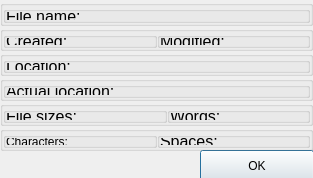
<?xml version="1.0" encoding="UTF-8"?>
<ui version="4.0">
 <class>FileInfo</class>
 <widget class="QDialog" name="FileInfo">
  <property name="geometry">
   <rect>
    <x>0</x>
    <y>0</y>
    <width>313</width>
    <height>178</height>
   </rect>
  </property>
  <property name="windowTitle">
   <string>Dialog</string>
  </property>
  <widget class="QPushButton" name="pushButton">
   <property name="geometry">
    <rect>
     <x>200</x>
     <y>150</y>
     <width>114</width>
     <height>32</height>
    </rect>
   </property>
   <property name="text">
    <string>OK</string>
   </property>
  </widget>
  <widget class="QWidget" name="">
   <property name="geometry">
    <rect>
     <x>0</x>
     <y>0</y>
     <width>313</width>
     <height>151</height>
    </rect>
   </property>
   <layout class="QVBoxLayout" name="verticalLayout">
    <property name="spacing">
     <number>0</number>
    </property>
    <item>
     <widget class="QGroupBox" name="groupBox_23">
      <property name="title">
       <string/>
      </property>
      <layout class="QHBoxLayout" name="horizontalLayout_23">
       <property name="spacing">
        <number>0</number>
       </property>
       <property name="margin">
        <number>0</number>
       </property>
       <item>
        <widget class="QGroupBox" name="groupBox_24">
         <property name="title">
          <string/>
         </property>
         <layout class="QHBoxLayout" name="horizontalLayout_24">
          <property name="margin">
           <number>0</number>
          </property>
          <item>
           <widget class="QLabel" name="label_15">
            <property name="font">
             <font>
              <pointsize>12</pointsize>
             </font>
            </property>
            <property name="text">
             <string>File name:</string>
            </property>
           </widget>
          </item>
          <item>
           <widget class="QLabel" name="label_34">
            <property name="minimumSize">
             <size>
              <width>200</width>
              <height>0</height>
             </size>
            </property>
            <property name="maximumSize">
             <size>
              <width>200</width>
              <height>16777215</height>
             </size>
            </property>
            <property name="font">
             <font>
              <pointsize>12</pointsize>
             </font>
            </property>
            <property name="text">
             <string/>
            </property>
           </widget>
          </item>
         </layout>
        </widget>
       </item>
      </layout>
     </widget>
    </item>
    <item>
     <widget class="QGroupBox" name="groupBox_7">
      <property name="title">
       <string/>
      </property>
      <layout class="QHBoxLayout" name="horizontalLayout_7">
       <property name="spacing">
        <number>0</number>
       </property>
       <property name="margin">
        <number>0</number>
       </property>
       <item>
        <widget class="QGroupBox" name="groupBox_9">
         <property name="title">
          <string/>
         </property>
         <layout class="QHBoxLayout" name="horizontalLayout_9">
          <property name="margin">
           <number>0</number>
          </property>
          <item>
           <widget class="QLabel" name="label_6">
            <property name="font">
             <font>
              <pointsize>12</pointsize>
             </font>
            </property>
            <property name="text">
             <string>Created:</string>
            </property>
           </widget>
          </item>
          <item>
           <widget class="QLabel" name="label_25">
            <property name="minimumSize">
             <size>
              <width>80</width>
              <height>0</height>
             </size>
            </property>
            <property name="maximumSize">
             <size>
              <width>80</width>
              <height>16777215</height>
             </size>
            </property>
            <property name="font">
             <font>
              <pointsize>12</pointsize>
             </font>
            </property>
            <property name="text">
             <string/>
            </property>
           </widget>
          </item>
         </layout>
        </widget>
       </item>
       <item>
        <widget class="QGroupBox" name="groupBox_8">
         <property name="title">
          <string/>
         </property>
         <layout class="QHBoxLayout" name="horizontalLayout_8">
          <property name="margin">
           <number>0</number>
          </property>
          <item>
           <widget class="QLabel" name="label_5">
            <property name="font">
             <font>
              <pointsize>12</pointsize>
             </font>
            </property>
            <property name="text">
             <string>Modified:</string>
            </property>
           </widget>
          </item>
          <item>
           <widget class="QLabel" name="label_24">
            <property name="minimumSize">
             <size>
              <width>80</width>
              <height>0</height>
             </size>
            </property>
            <property name="maximumSize">
             <size>
              <width>80</width>
              <height>16777215</height>
             </size>
            </property>
            <property name="font">
             <font>
              <pointsize>12</pointsize>
             </font>
            </property>
            <property name="text">
             <string/>
            </property>
           </widget>
          </item>
         </layout>
        </widget>
       </item>
      </layout>
     </widget>
    </item>
    <item>
     <widget class="QGroupBox" name="groupBox_19">
      <property name="title">
       <string/>
      </property>
      <layout class="QHBoxLayout" name="horizontalLayout_19">
       <property name="spacing">
        <number>0</number>
       </property>
       <property name="margin">
        <number>0</number>
       </property>
       <item>
        <widget class="QGroupBox" name="groupBox_20">
         <property name="title">
          <string/>
         </property>
         <layout class="QHBoxLayout" name="horizontalLayout_20">
          <property name="margin">
           <number>0</number>
          </property>
          <item>
           <widget class="QLabel" name="label_13">
            <property name="font">
             <font>
              <pointsize>12</pointsize>
             </font>
            </property>
            <property name="text">
             <string>Location:</string>
            </property>
           </widget>
          </item>
          <item>
           <widget class="QLabel" name="label_32">
            <property name="minimumSize">
             <size>
              <width>200</width>
              <height>0</height>
             </size>
            </property>
            <property name="maximumSize">
             <size>
              <width>200</width>
              <height>16777215</height>
             </size>
            </property>
            <property name="font">
             <font>
              <pointsize>12</pointsize>
             </font>
            </property>
            <property name="text">
             <string/>
            </property>
           </widget>
          </item>
         </layout>
        </widget>
       </item>
      </layout>
     </widget>
    </item>
    <item>
     <widget class="QGroupBox" name="groupBox_21">
      <property name="title">
       <string/>
      </property>
      <layout class="QHBoxLayout" name="horizontalLayout_21">
       <property name="spacing">
        <number>0</number>
       </property>
       <property name="margin">
        <number>0</number>
       </property>
       <item>
        <widget class="QGroupBox" name="groupBox_22">
         <property name="title">
          <string/>
         </property>
         <layout class="QHBoxLayout" name="horizontalLayout_22">
          <property name="margin">
           <number>0</number>
          </property>
          <item>
           <widget class="QLabel" name="label_14">
            <property name="font">
             <font>
              <pointsize>12</pointsize>
             </font>
            </property>
            <property name="text">
             <string>Actual location:</string>
            </property>
           </widget>
          </item>
          <item>
           <widget class="QLabel" name="label_33">
            <property name="minimumSize">
             <size>
              <width>200</width>
              <height>0</height>
             </size>
            </property>
            <property name="maximumSize">
             <size>
              <width>200</width>
              <height>16777215</height>
             </size>
            </property>
            <property name="font">
             <font>
              <pointsize>12</pointsize>
             </font>
            </property>
            <property name="text">
             <string/>
            </property>
           </widget>
          </item>
         </layout>
        </widget>
       </item>
      </layout>
     </widget>
    </item>
    <item>
     <widget class="QGroupBox" name="groupBox_10">
      <property name="title">
       <string/>
      </property>
      <layout class="QHBoxLayout" name="horizontalLayout_10">
       <property name="spacing">
        <number>0</number>
       </property>
       <property name="margin">
        <number>0</number>
       </property>
       <item>
        <widget class="QGroupBox" name="groupBox_11">
         <property name="title">
          <string/>
         </property>
         <layout class="QHBoxLayout" name="horizontalLayout_11">
          <property name="margin">
           <number>0</number>
          </property>
          <item>
           <widget class="QLabel" name="label_7">
            <property name="font">
             <font>
              <pointsize>12</pointsize>
             </font>
            </property>
            <property name="text">
             <string>File sizes:</string>
            </property>
           </widget>
          </item>
          <item>
           <widget class="QLabel" name="label_26">
            <property name="minimumSize">
             <size>
              <width>80</width>
              <height>0</height>
             </size>
            </property>
            <property name="maximumSize">
             <size>
              <width>80</width>
              <height>16777215</height>
             </size>
            </property>
            <property name="text">
             <string/>
            </property>
           </widget>
          </item>
         </layout>
        </widget>
       </item>
       <item>
        <widget class="QGroupBox" name="groupBox_12">
         <property name="title">
          <string/>
         </property>
         <layout class="QHBoxLayout" name="horizontalLayout_12">
          <property name="margin">
           <number>0</number>
          </property>
          <item>
           <widget class="QLabel" name="label_8">
            <property name="font">
             <font>
              <pointsize>12</pointsize>
             </font>
            </property>
            <property name="text">
             <string>Words:</string>
            </property>
           </widget>
          </item>
          <item>
           <widget class="QLabel" name="label_27">
            <property name="minimumSize">
             <size>
              <width>80</width>
              <height>0</height>
             </size>
            </property>
            <property name="maximumSize">
             <size>
              <width>80</width>
              <height>16777215</height>
             </size>
            </property>
            <property name="font">
             <font>
              <pointsize>12</pointsize>
             </font>
            </property>
            <property name="text">
             <string/>
            </property>
           </widget>
          </item>
         </layout>
        </widget>
       </item>
      </layout>
     </widget>
    </item>
    <item>
     <widget class="QGroupBox" name="groupBox_13">
      <property name="title">
       <string/>
      </property>
      <layout class="QHBoxLayout" name="horizontalLayout_13">
       <property name="spacing">
        <number>0</number>
       </property>
       <property name="margin">
        <number>0</number>
       </property>
       <item>
        <widget class="QGroupBox" name="groupBox_14">
         <property name="title">
          <string/>
         </property>
         <layout class="QHBoxLayout" name="horizontalLayout_14">
          <property name="margin">
           <number>0</number>
          </property>
          <item>
           <widget class="QLabel" name="label_9">
            <property name="text">
             <string>Characters:</string>
            </property>
           </widget>
          </item>
          <item>
           <widget class="QLabel" name="label_28">
            <property name="minimumSize">
             <size>
              <width>80</width>
              <height>0</height>
             </size>
            </property>
            <property name="maximumSize">
             <size>
              <width>80</width>
              <height>16777215</height>
             </size>
            </property>
            <property name="font">
             <font>
              <pointsize>12</pointsize>
             </font>
            </property>
            <property name="text">
             <string/>
            </property>
           </widget>
          </item>
         </layout>
        </widget>
       </item>
       <item>
        <widget class="QGroupBox" name="groupBox_15">
         <property name="title">
          <string/>
         </property>
         <layout class="QHBoxLayout" name="horizontalLayout_15">
          <property name="margin">
           <number>0</number>
          </property>
          <item>
           <widget class="QLabel" name="label_10">
            <property name="font">
             <font>
              <pointsize>12</pointsize>
             </font>
            </property>
            <property name="text">
             <string>Spaces:</string>
            </property>
           </widget>
          </item>
          <item>
           <widget class="QLabel" name="label_29">
            <property name="minimumSize">
             <size>
              <width>80</width>
              <height>0</height>
             </size>
            </property>
            <property name="maximumSize">
             <size>
              <width>80</width>
              <height>16777215</height>
             </size>
            </property>
            <property name="font">
             <font>
              <pointsize>12</pointsize>
             </font>
            </property>
            <property name="text">
             <string/>
            </property>
           </widget>
          </item>
         </layout>
        </widget>
       </item>
      </layout>
     </widget>
    </item>
   </layout>
  </widget>
 </widget>
 <resources/>
 <connections/>
</ui>
